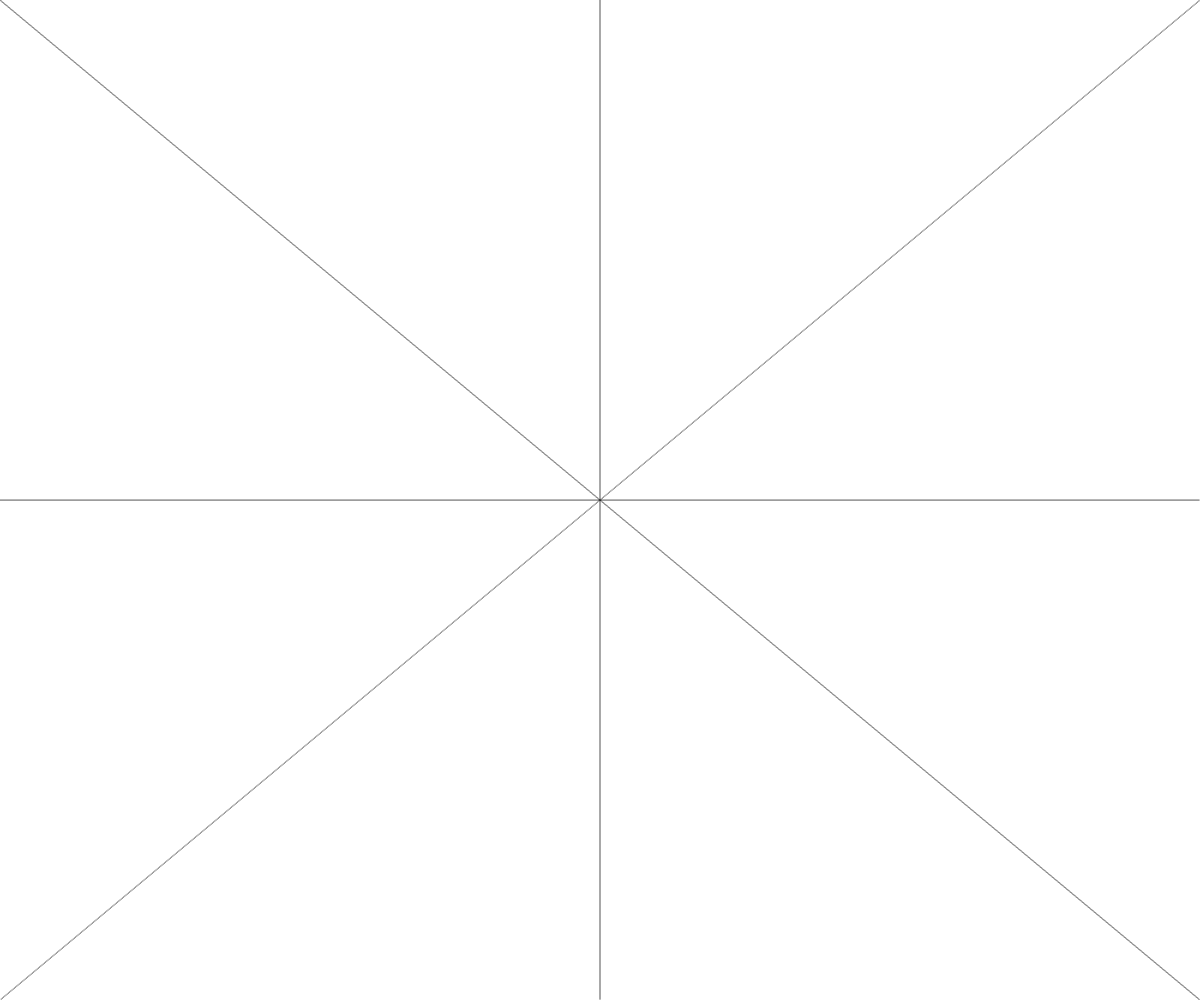
Frame 1 (no input)
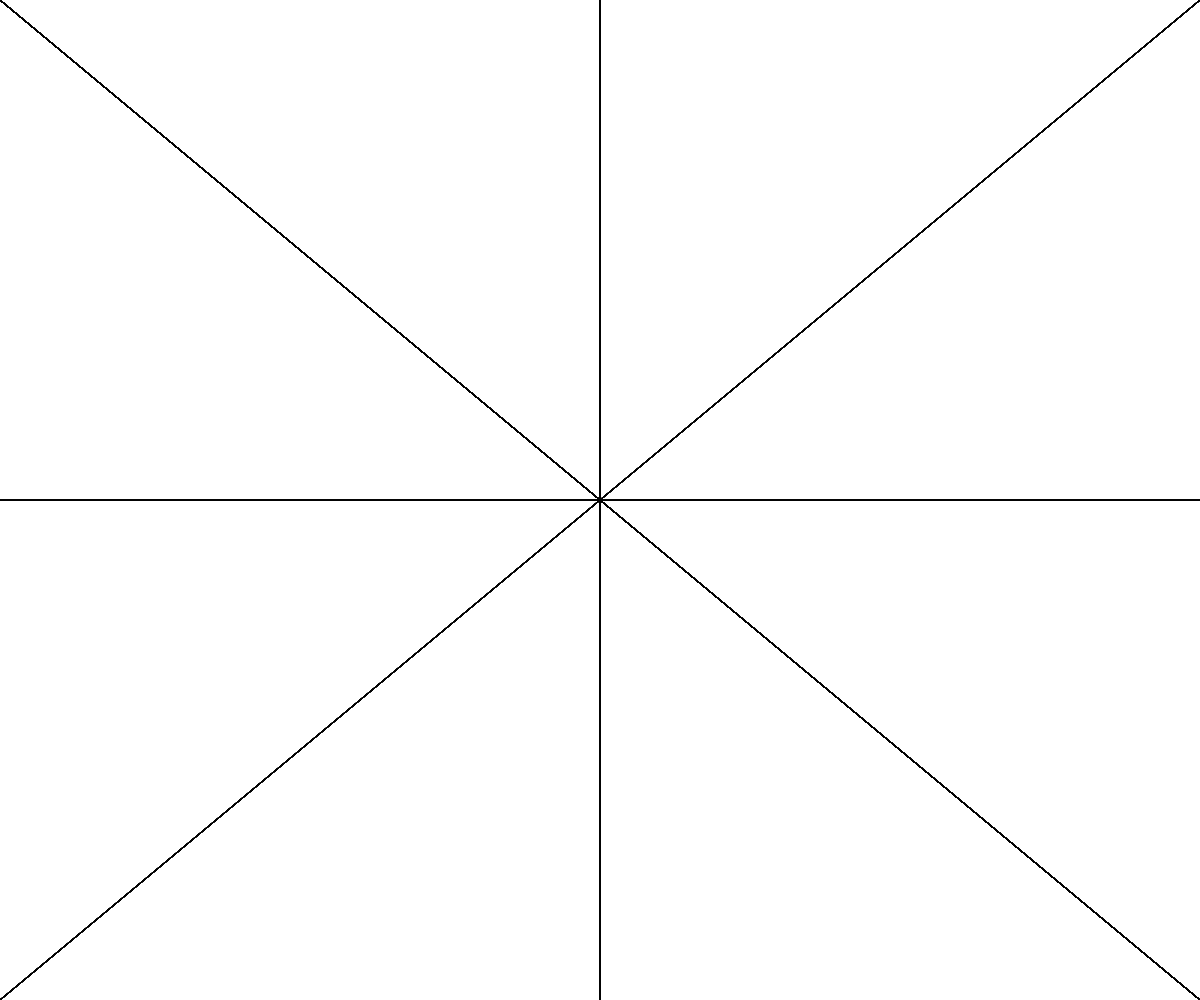
Frame 60 (no input)
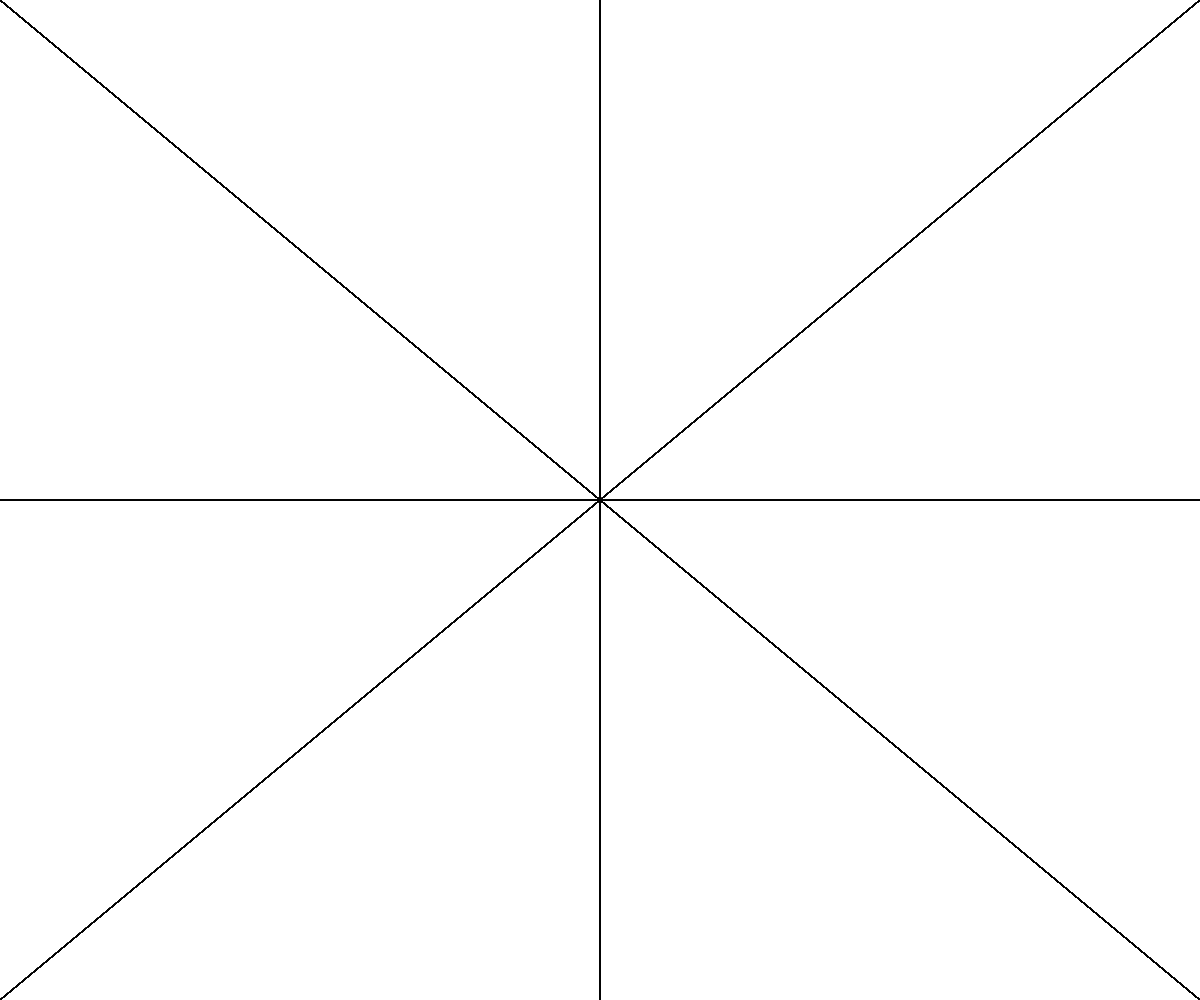
Frame 120 (the mouse pressed at the canvas centre since frame 60)

The p5.js sketch that drew these frames (run headless with seeded random() and noise() and a simulated clock; from frame 60 on, the mouse is pressed at the canvas centre):

// p5.js sketch
// ── sketch.js

const p1 = {x: 0, y:0}
const p2 = {x: this.innerWidth, y: this.innerHeight}

const p3 = {x: (this.innerWidth/2), y: 0}
const p4 = {x: (this.innerWidth/2), y: this.innerHeight}

const p5 = {x: 0, y: (this.innerHeight/2)}
const p6 = {x: this.innerWidth, y: (this.innerHeight/2)}

const p7 = {x: this.innerWidth, y: 0}
const p8 = {x: 0, y: this.innerHeight}

function setup() {
	createCanvas(windowWidth, windowHeight)
}

function draw() {

	dda(p1, p2)
	dda(p3, p4)
	dda(p5, p6)
	dda(p7, p8)

}

function dda(p1, p2){

	let lim
	let xi
	let yi
	let x
	let y

	const dx = round(p2.x - p1.x)
	const dy = round(p2.y - p1.y)

	if(round(dx) > round(dy)){
		lim = round(dx)
	}else{
		lim = round(dy)
	}

	xi = dx/lim
	yi = dy/lim

	x = p1.x
	y = p1.y

	let i = 0

	while(i < lim){
		point(x,y)
		x += xi
		y += yi 

		i++
	}


}
